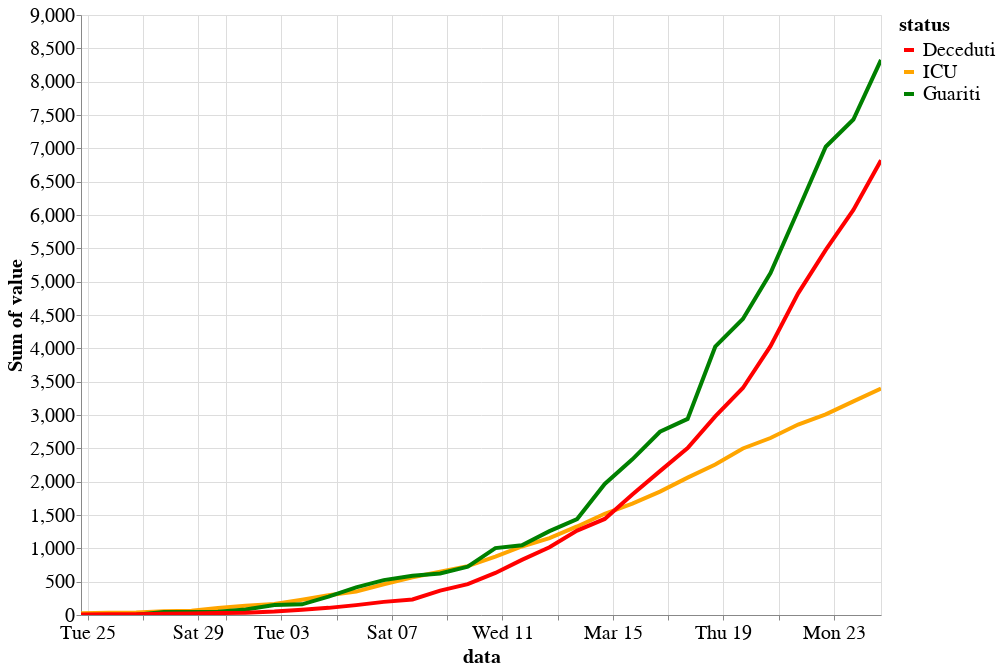

The notebook cell this image was saved under:
### Code cell
alt.themes.enable('theme_1')
alt.Chart(df).mark_line().encode(
    y=alt.Y('sum(value)', stack=None),
    x='data:T',
    color=alt.Color('status:N', scale=alt.Scale(domain=domain, range=range_), sort=domain)
).properties(
    height=600,
    width=800
).transform_filter(
    alt.FieldOneOfPredicate(field='status', oneOf=['Deceduti', 'ICU', 'Guariti'])
).configure_legend(labelLimit=0).interactive()

### Figure 1 — Vega-Lite specification as saved in the notebook (floating-point values rounded to 4 significant figures; data arrays with more than 128 entries replaced by an {"elided": "..."} marker saying what was removed)
{"width": 800, "height": 600, "config": {"line": {"strokeWidth": 4}, "style": {"bar": {"size": 20}}, "legend": {"symbolSize": 100, "titleFontSize": 20, "labelFontSize": 20, "labelLimit": 0}, "axis": {"titleFontSize": 20, "labelFontSize": 20}}, "data": {"name": "data-7481cda121b2ccb40589b92edf3ed863"}, "mark": "line", "encoding": {"color": {"type": "nominal", "field": "status", "scale": {"domain": ["Deceduti", "ICU", "Guariti"], "range": ["red", "orange", "green"]}, "sort": ["Deceduti", "ICU", "Guariti"]}, "x": {"type": "temporal", "field": "data"}, "y": {"type": "quantitative", "aggregate": "sum", "field": "value", "stack": null}}, "selection": {"selector019": {"type": "interval", "bind": "scales", "encodings": ["x", "y"]}}, "transform": [{"filter": {"field": "status", "oneOf": ["Deceduti", "ICU", "Guariti"]}}], "$schema": "https://vega.github.io/schema/vega-lite/v4.0.2.json", "datasets": {"data-7481cda121b2ccb40589b92edf3ed863": {"elided": "3150 records"}}}
